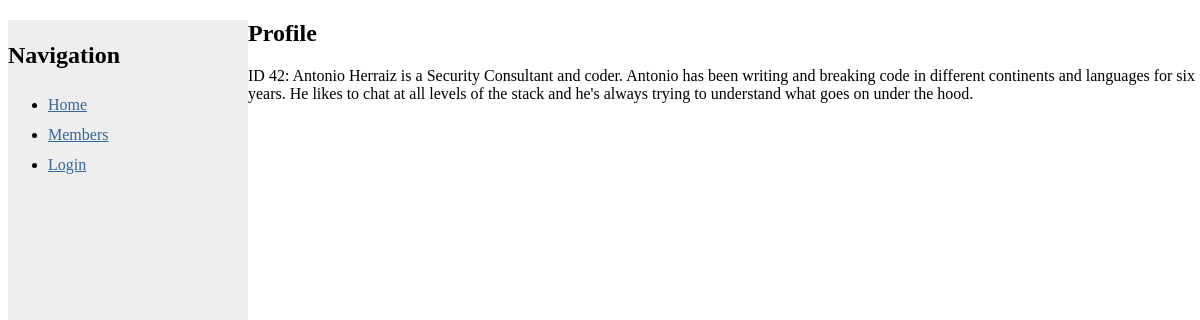
Page /Content/vulnsite/profiles/42/antonio on the committed database.
### tables this page shows
CREATE TABLE profiles
(
	userid INT PRIMARY KEY,
	profile TEXT
);

### Content/vulnsite/profile.php (the view, shortened to what this page needs)
<?php
include("settings.php");
?>
	<h1>Profile</h1>
<?php
function anti_sqli_filter($input) {
	$result = $input;
	$result = str_replace('\'', '\\\'', $result);
	$result = str_replace(' ', '', $result);
	return $result;
}
if( isset($_GET['id']) ) {
	$id = anti_sqli_filter($_GET['id']);
	$username = anti_sqli_filter($_GET['username']);
	$sql = "SELECT * FROM users WHERE id='$id' AND us3rn4m3='$username'";
	$result = mysqli_query($conn, $sql);
	$row = $result->fetch_assoc();
	if (!$row) {
		?>
		<div>There isn't a user with that ID</div>
		<?php
	}
	else {
		$id = mysqli_real_escape_string($conn, $_GET['id']);
		$sql = "SELECT * from profiles where userid='$id'";
		$result = mysqli_query($conn, $sql);
		$row = $result->fetch_assoc();
		$profile = $row['profile'];
		$id = $row['userid'];
		?>
			<p>ID <?php echo($id);?>: <?php echo($profile);?></p>
		<?php
	}
} else {
?>
	<h2>What are you doing here?</h2>
<?php
}
?>

### Content/vulnsite/style.css (style rules this page uses)
html, body { height:100%; width:100%; position:relative; }
nav { position:absolute; height:100%; width:20%; line-height:30px; background-color:#eeeeee; }
section { width:80%; margin-left:20%; }
a { color:#369; }

### rows in the picture
profiles: userid "42", profile "Antonio Herraiz is a Security Consultant and coder. Antonio has been writing and breaking code in different continents and languages for six years. He likes to chat at all levels of the stack and he's always trying to understand what goes on under the hood."
